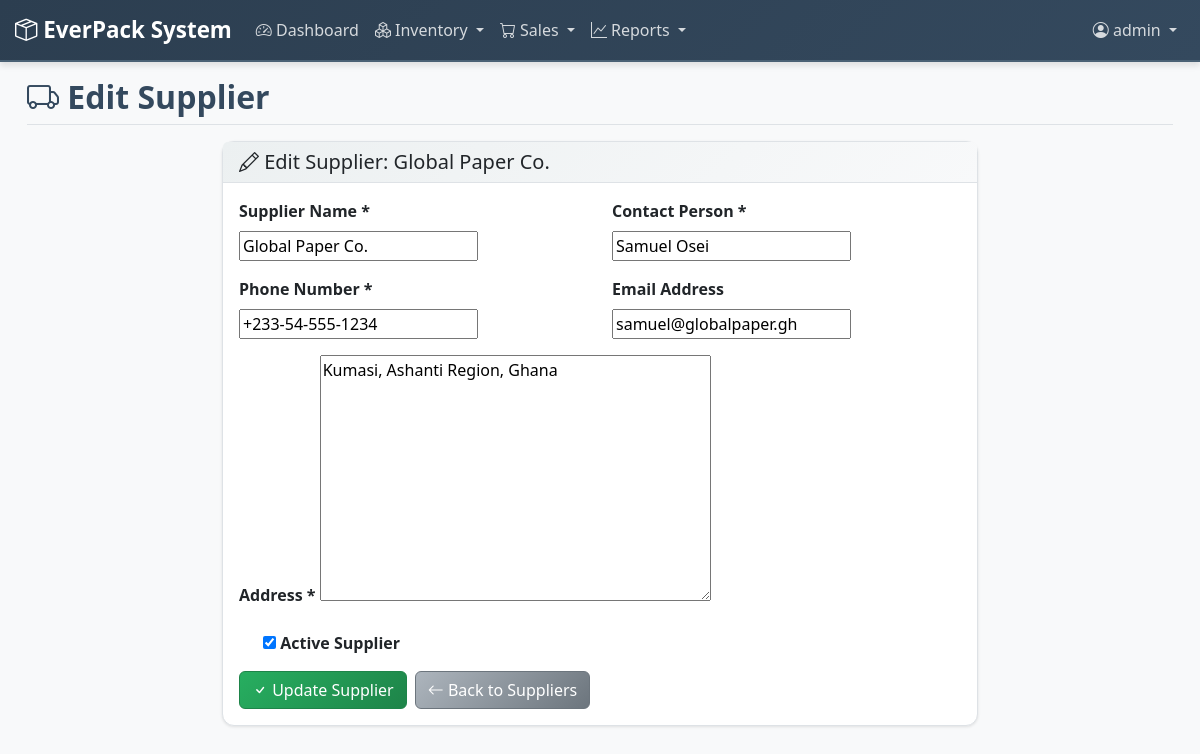
Screenshot of /inventory/suppliers/3/edit/ (signed in) with the database file from the repository.
### inventory/models.py (models this page shows, shortened)
class Supplier(models.Model):
    name = models.CharField(max_length=200)
    contact_person = models.CharField(max_length=100)
    phone = models.CharField(max_length=20)
    email = models.EmailField(blank=True, null=True)
    address = models.TextField()
    created_at = models.DateTimeField(auto_now_add=True)
    updated_at = models.DateTimeField(auto_now=True)
    is_active = models.BooleanField(default=True)
    class Meta:
        ordering = ['name']

### inventory/views.py (the view, shortened to what this page needs)
# urls.py: path('suppliers/<int:pk>/edit/', views.SupplierUpdateView.as_view(), name='supplier_edit'),
class SupplierUpdateView(LoginRequiredMixin, UpdateView):
    model = Supplier
    template_name = 'inventory/supplier_form.html'
    fields = '__all__'

### accounts/templatetags/role_tags.py (called while the page is built, shortened)
@register.filter
def get_user_role(user):
    if not user or not user.is_authenticated:
        return None
    if user.is_superuser:
        return 'admin'

@register.simple_tag
def can_access_app(user, app_name):
    role = get_user_role(user)
    role_permissions = {
        'admin': ['dashboard', 'inventory', 'sales', 'reports', 'accounts'],
        'manager': ['dashboard', 'inventory', 'sales', 'reports', 'accounts'],
        'sales_rep': ['dashboard', 'inventory', 'sales']
    }
    if not role or role not in role_permissions:
        return False
    return app_name in role_permissions[role]

@register.simple_tag
def can_perform_action(user, action):
    role = get_user_role(user)
    role_actions = {
        'admin': ['view', 'add', 'change', 'delete'],
        'manager': ['view', 'add', 'change'],
        'sales_rep': ['view', 'add', 'change']
    }
    if not role or role not in role_actions:
        return False
    return action in role_actions[role]

### templates/inventory/supplier_form.html (shortened to what this page needs)
{% extends 'base.html' %}
{% block page_title %}
    <i class="bi bi-truck"></i>
    {% if object %}Edit Supplier{% else %}Add Supplier{% endif %}
{% endblock %}
{% block content %}
<div class="row justify-content-center">
    <div class="col-md-8">
        <div class="card">
            <div class="card-header">
                <h5 class="card-title mb-0">
                    {% if object %}
                        <i class="bi bi-pencil"></i> Edit Supplier: {{ object.name }}
                    {% else %}
                        <i class="bi bi-plus"></i> Add New Supplier
                    {% endif %}
                </h5>
            </div>
            <div class="card-body">
                <form method="post" novalidate>
                    <div class="row">
                        <div class="col-md-6">
                            <div class="mb-3">
                                <label for="{{ form.name.id_for_label }}" class="form-label">
                                    <strong>Supplier Name *</strong>
                                </label>
                                {{ form.name }}
                            </div>
                        </div>
                        <div class="col-md-6">
                            <div class="mb-3">
                                <label for="{{ form.contact_person.id_for_label }}" class="form-label">
                                    <strong>Contact Person *</strong>
                                </label>
                                {{ form.contact_person }}
                            </div>
                        </div>
                    </div>
                    <div class="row">
                        <div class="col-md-6">
                            <div class="mb-3">
                                <label for="{{ form.phone.id_for_label }}" class="form-label">
                                    <strong>Phone Number *</strong>
                                </label>
                                {{ form.phone }}
                            </div>
                        </div>
                        <div class="col-md-6">
                            <div class="mb-3">
                                <label for="{{ form.email.id_for_label }}" class="form-label">
                                    <strong>Email Address</strong>
                                </label>
                                {{ form.email }}
                            </div>
                        </div>
                    </div>
                    <div class="mb-3">
                        <label for="{{ form.address.id_for_label }}" class="form-label">
                            <strong>Address *</strong>
                        </label>
                        {{ form.address }}
                    </div>
                    <div class="mb-3">
                        <div class="form-check">
                            {{ form.is_active }}
                            <label class="form-check-label" for="{{ form.is_active.id_for_label }}">
                                <strong>Active Supplier</strong>
                            </label>
                        </div>
                    </div>
                    <div class="d-flex gap-2">
                        <button type="submit" class="btn btn-success">
                            <i class="bi bi-check"></i>
                            {% if object %}Update Supplier{% else %}Create Supplier{% endif %}
                        </button>
                        <a href="{% url 'inventory:supplier_list' %}" class="btn btn-secondary">
                            <i class="bi bi-arrow-left"></i> Back to Suppliers
                        </a>
                    </div>
                </form>
            </div>
        </div>
    </div>
</div>
{% endblock %}

### templates/base.html (shortened to what this page needs)
{% load role_tags %}
<!DOCTYPE html>
<html lang="en">
<head>
    <link href="https://cdn.jsdelivr.net/npm/bootstrap@5.3.0/dist/css/bootstrap.min.css" rel="stylesheet">
    <link rel="stylesheet" href="https://cdn.jsdelivr.net/npm/bootstrap-icons@1.10.0/font/bootstrap-icons.css">
</head>
<body>
    <nav class="navbar navbar-expand-lg navbar-dark bg-success">
        <div class="container-fluid">
            <a class="navbar-brand" href="{% url 'dashboard:home' %}">
                <i class="bi bi-box-seam"></i> EverPack System
            </a>
            <div class="collapse navbar-collapse" id="navbarNav">
                <ul class="navbar-nav me-auto">
                    {% can_access_app user 'dashboard' as can_dashboard %}
                    {% if can_dashboard %}
                    <li class="nav-item">
                        <a class="nav-link" href="{% url 'dashboard:home' %}">
                            <i class="bi bi-speedometer2"></i> Dashboard
                        </a>
                    </li>
                    {% endif %}
                    {% can_access_app user 'inventory' as can_inventory %}
                    {% if can_inventory %}
                    <li class="nav-item dropdown">
                        <a class="nav-link dropdown-toggle" href="#" id="inventoryDropdown" role="button" data-bs-toggle="dropdown">
                            <i class="bi bi-boxes"></i> Inventory
                        </a>
                            {% can_perform_action user 'delete' as can_manage_stock %}
                    </li>
                    {% endif %}
                    {% can_access_app user 'sales' as can_sales %}
                    {% if can_sales %}
                    <li class="nav-item dropdown">
                        <a class="nav-link dropdown-toggle" href="#" id="salesDropdown" role="button" data-bs-toggle="dropdown">
                            <i class="bi bi-cart"></i> Sales
                        </a>
                    </li>
                    {% endif %}
                    {% can_access_app user 'reports' as can_reports %}
                    {% if can_reports %}
                    <li class="nav-item dropdown">
                        <a class="nav-link dropdown-toggle" href="#" id="reportsDropdown" role="button" data-bs-toggle="dropdown">
                            <i class="bi bi-graph-up"></i> Reports
                        </a>
                    </li>
                    {% endif %}
                </ul>
                {% if user.is_authenticated %}
                <ul class="navbar-nav">
                    <li class="nav-item dropdown">
                        <a class="nav-link dropdown-toggle" href="#" id="userDropdown" role="button" data-bs-toggle="dropdown" aria-expanded="false">
                            <i class="bi bi-person-circle"></i> {{ user.get_full_name|default:user.username }}
                        </a>
                    </li>
                </ul>
                {% else %}
                <ul class="navbar-nav">
                    <li class="nav-item">
                        <a class="nav-link" href="{% url 'accounts:login' %}">Login</a>
                    </li>
                </ul>
                {% endif %}
            </div>
        </div>
    </nav>
    <div class="container-fluid">
        <div class="row">
            <main class="col-md-12 ms-sm-auto px-md-4">
                <div class="d-flex justify-content-between flex-wrap flex-md-nowrap align-items-start pt-3 pb-2 mb-3 border-bottom">
                    <h1 class="h2 mb-2 mb-md-0">{% block page_title %}Page Title{% endblock %}</h1>
                </div>
                {% block content %}{% endblock %}
            </main>
        </div>
    </div>
</body>
</html>

### templates/base.html (style rules this page uses)
:root { --primary-900: #1a252f; --primary-800: #2c3e50; --primary-700: #34495e; --primary-600: #4a6174; --primary-500: #5d6d7e; --primary-400: #7f8c8d; --primary-300: #95a5a6; --primary-200: #bdc3c7; --primary-100: #ecf0f1; --primary-50: #f8f9fa; --blue-600: #2980b9; --blue-500: #3498db; --blue-400: #5dade2; --blue-300: #85c1e9; --blue-200: #aed6f1; --blue-100: #d6eaf8; --blue-50: #ebf5fb; --success-600: #1e8449; --success-500: #27ae60; --success-400: #52c882; --success-100: #d5f4e6; --success-50: #eafaf1; --warning-600: #d68910; --warning-500: #f39c12; --warning-400: #f5b041; --warning-100: #fcf3cf; --warning-50: #fef9e7; --danger-600: #c0392b; --danger-500: #e74c3c; --danger-400: #ec7063; --danger-100: #fadbd8; --danger-50: #fdedec; --info-600: #138496; --info-500: #17a2b8; --info-400: #45b7c8; --info-100: #d1ecf1; --info-50: #e8f6f8; --gray-900: #212529; --gray-800: #343a40; --gray-700: #495057; --gray-600: #6c757d; --gray-500: #adb5bd; --gray-400: #ced4da; --gray-300: #dee2e6; --gray-200: #e9ecef; --gray-100: #f8f9fa; --gray-50: #ffffff; --bg-primary: #ffffff; --bg-secondary: #f8f9fa; --bg-tertiary: #e9ecef; --bg-dark: #2c3e50; --bg-overlay: rgba(44, 62, 80, 0.8); --text-primary: #212529; --text-secondary: #6c757d; --text-muted: #adb5bd; --text-white: #ffffff; --text-light: rgba(255, 255, 255, 0.8); --border-light: #dee2e6; --border-medium: #ced4da; --border-dark: #6c757d; --shadow-sm: 0 1px 3px rgba(0, 0, 0, 0.1); --shadow-md: 0 4px 6px rgba(0, 0, 0, 0.1); --shadow-lg: 0 10px 25px rgba(0, 0, 0, 0.1); --shadow-xl: 0 20px 40px rgba(0, 0, 0, 0.1); }
.navbar { background: linear-gradient(135deg, var(--primary-800), var(--primary-700)) !important; border-bottom: 2px solid var(--primary-600); box-shadow: var(--shadow-md); }
.navbar-brand { font-weight: bold; color: var(--text-white) !important; font-size: 1.4rem; }
.navbar-nav .nav-link { color: var(--text-light) !important; font-weight: 500; transition: color 0.3s ease; }
.card { background: var(--bg-primary); border: 1px solid var(--border-light); border-radius: 12px; box-shadow: var(--shadow-sm); transition: box-shadow 0.3s ease, transform 0.2s ease; }
.card-header { background: linear-gradient(135deg, var(--primary-100), var(--primary-50)); border-bottom: 1px solid var(--border-light); color: var(--text-primary); font-weight: 600; }
.btn-success { background: linear-gradient(135deg, var(--success-500), var(--success-600)); border-color: var(--success-600); color: var(--text-white); }
.btn-secondary { background: linear-gradient(135deg, var(--gray-500), var(--gray-600)); border-color: var(--gray-600); color: var(--text-white); }
body { background: var(--bg-secondary); color: var(--text-primary); }
.h2, h2 { color: var(--primary-700); font-weight: 600; }
body { overflow-x: hidden; }
.container-fluid { padding-left: 15px; padding-right: 15px; }

### rows the page displays
Supplier: name "Global Paper Co.", contact_person "Samuel Osei", phone "+233-54-555-1234", email "samuel@globalpaper.gh", address "Kumasi, Ashanti Region, Ghana", is_active "☑"

### other values shown
{{ user.get_full_name|default:user.username }} "admin"
